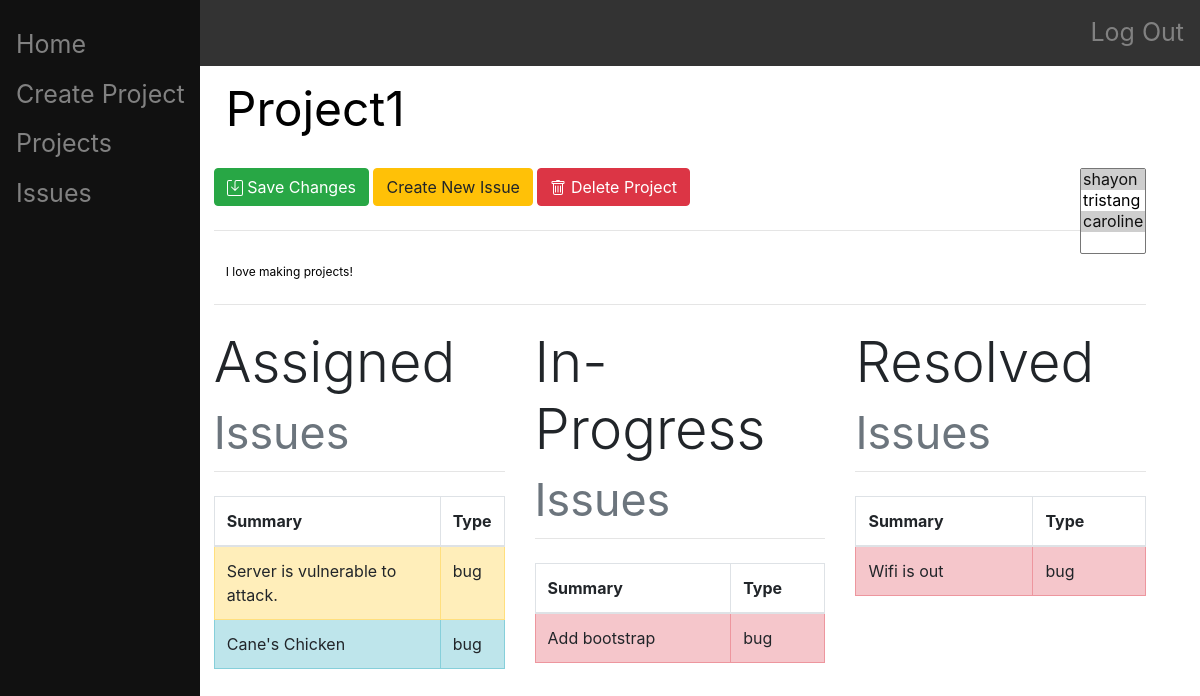
The page /project/1/ (signed in) on the database as committed earlier.
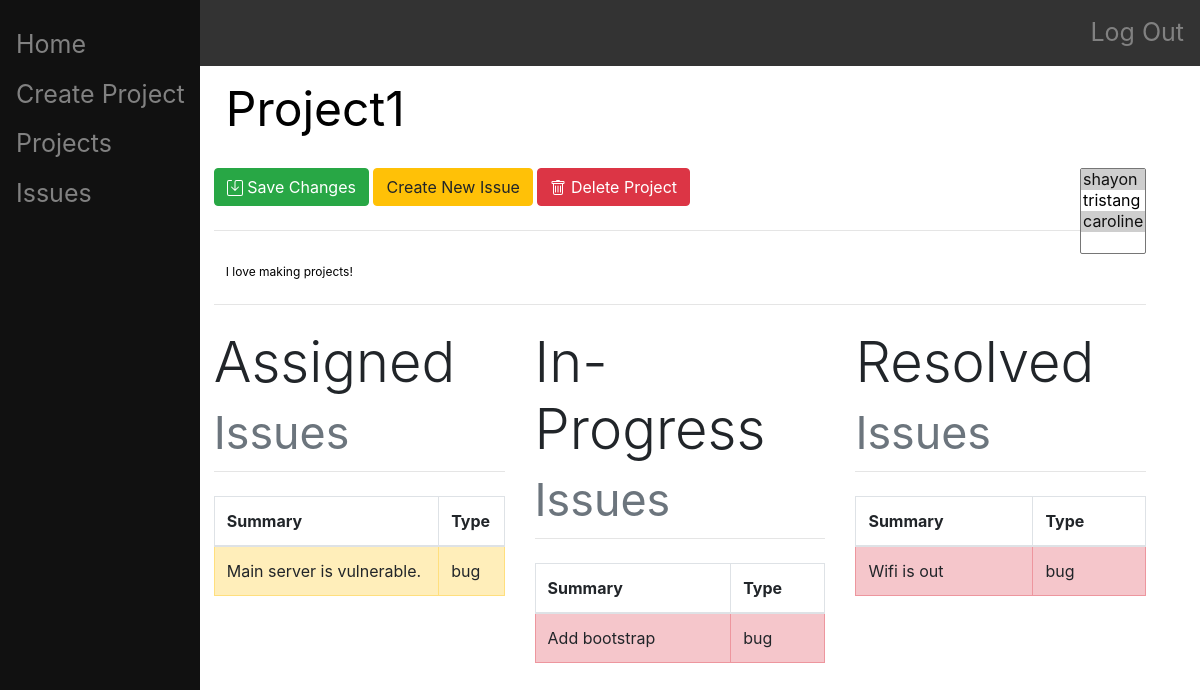
The same page on the database as committed later.
### main/models.py (models this page shows, shortened)
class Issue(models.Model):
    project = models.ForeignKey(Project, on_delete=models.CASCADE)
    summary = models.CharField(max_length=200)
    description = models.CharField(max_length=1000)
    type = models.CharField(
        max_length = 4,
        choices = (
            ("task", "task"),
            ("bug", "bug"),
        ),
        default = "task"
    )
    priority = models.CharField(
        max_length = 7,
        choices = (
            ("blocker", "blocker"),
            ("major", "major"),
            ("minor", "minor"),
        ),
        default = "minor"
    )
    status = models.CharField(
        max_length = 11,
        choices = (
            ("assigned", "assigned"),
            ("in-progress", "in-progress"),
            ("resolved", "resolved"),
        ),
        default = "assigned"
    )
    assigner = models.ForeignKey(User, on_delete=models.CASCADE, related_name="issue_assigner", null=True)
    assignee = models.ForeignKey(User, on_delete=models.CASCADE, related_name="issue_assignee", null=True)
    date_created = models.DateTimeField(editable=False)
    date_updated = models.DateTimeField()
    files = JSONField(default=list)

### main/views.py (the view, shortened to what this page needs)
# urls.py: path("project/<int:id>/", views.project_index, name="project_index"),
@login_required(login_url='/login/')
def project_index(response, id):
    authenticate(response)
    print(response.POST)
    print(response)
    project = Project.objects.get(id=id)
    if project:
        User = get_user_model()
        users = User.objects.all()
        assigned = []
        in_progress = []
        resolved = []
        for i in project.issue_set.all():
            if i.status == "assigned":
                assigned.append(i)
            elif i.status == "in-progress":
                in_progress.append(i)
            else:
                resolved.append(i)
        return render(response, "main/project-index.html", {"project":project, "users": users, "assigned":assigned, "in_progress":in_progress, "resolved":resolved})
    return render(response, "main/home.html", {})

### main/views.py (called while the page is built)
def authenticate(response):
    if not response.user.is_authenticated:
        return HttpResponseRedirect("/login/")

### main/templates/main/project-index.html (shortened to what the changed rows need)
{% extends "main/base.html" %}
{% block content %}
    {% if project.issue_set.all %}
        <div class="row">
            <div class="table-responsive col-md-4">
                <h1 class="display-4">
                  Assigned
                  <small class="text-muted">Issues</small>
                </h1>
                <table class="table table-hover table-bordered">
                    <thead>
                        <tr>
                            <th scope="col">Summary</th>
                            <th scope="col">Type</th>
                        </tr>
                    </thead>
                    <tbody>
                        {% for i in assigned %}
                            {% if i.priority == "blocker" %}
                                <tr class="table-danger" style="transform: rotate(0);">
                            {% elif i.priority == "major" %}
                                <tr class="table-warning" style="transform: rotate(0);">
                            {% else %}
                                <tr class="table-info" style="transform: rotate(0);">
                            {% endif %}
                            <th style="font-weight:normal" scope="row"><a href="/project/{{i.project.id}}/issue/{{i.id}}" class="stretched-link"></a>{{i.summary}}</th>
                                <td>{{i.type}}</td>
                            </tr>
                        {% endfor %}
                    </tbody>
                </table>
            </div>
            <div class="table-responsive col-md-4">
                <h1 class="display-4">
                  In-Progress
                  <small class="text-muted">Issues</small>
                </h1>
                <table class="table table-hover table-bordered caption-top">
                    <thead>
                        <tr>
                            <th scope="col">Summary</th>
                            <th scope="col">Type</th>
                        </tr>
                    </thead>
                    <tbody>
                        {% for i in in_progress %}
                            {% if i.priority == "blocker" %}
                                <tr class="table-danger" style="transform: rotate(0);">
                            {% elif i.priority == "major" %}
                                <tr class="table-warning" style="transform: rotate(0);">
                            {% else %}
                                <tr class="table-info" style="transform: rotate(0);">
                            {% endif %}
                            <th style="font-weight:normal" scope="row"><a href="/project/{{i.project.id}}/issue/{{i.id}}" class="stretched-link"></a>{{i.summary}}</th>
                                <td>{{i.type}}</td>
                            </tr>
                        {% endfor %}
                    </tbody>
                </table>
            </div>
            <div class="table-responsive col-md-4">
                <h1 class="display-4">
                  Resolved
                  <small class="text-muted">Issues</small>
                </h1>
                <table class="table table-hover table-bordered caption-top">
                    <thead>
                        <tr>
                            <th scope="col">Summary</th>
                            <th scope="col">Type</th>
                        </tr>
                    </thead>
                    <tbody>
                        {% for i in resolved %}
                            {% if i.priority == "blocker" %}
                                <tr class="table-danger" style="transform: rotate(0);">
                            {% elif i.priority == "major" %}
                                <tr class="table-warning" style="transform: rotate(0);">
                            {% else %}
                                <tr class="table-info" style="transform: rotate(0);">
                            {% endif %}
                            <th style="font-weight:normal" scope="row"><a href="/project/{{i.project.id}}/issue/{{i.id}}" class="stretched-link"></a>{{i.summary}}</th>
                                <td>{{i.type}}</td>
                            </tr>
                        {% endfor %}
                    </tbody>
                </table>
            </div>
        </div>
    {% endif %}
{% endblock %}

Rows that differ between the two databases and show on the page:
removed Issue: summary "Cane's Chicken", type "bug", shown under "Assigned Issues"
changed Issue: summary "Server is vulnerable to attack." → "Main server is vulnerable."
